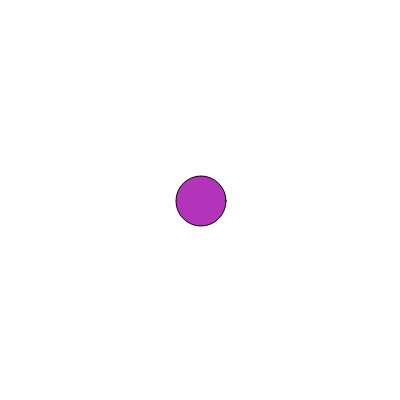
Frame 1 (no input)
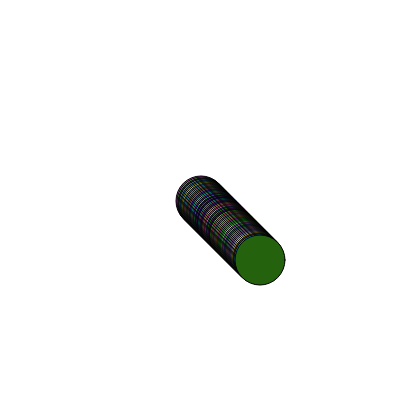
Frame 60 (no input)
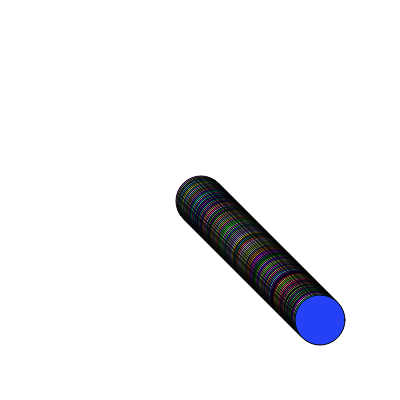
Frame 120 (the mouse pressed at the canvas centre since frame 60)

The p5.js sketch that drew these frames (run headless with seeded random() and noise() and a simulated clock; from frame 60 on, the mouse is pressed at the canvas centre):

// p5.js sketch
// ── sketch.js
// Varaibles ~~~~~~~~~~~~~~~~~~~~
//canvas size
var canvasX = 400;
var canvasY = 400;

//Direction of our moving circle/ also where our circle starts
var directionX = canvasX/2; // its devided by 2 to always be centered in the middle
var directionY = canvasY/2;

//The direction of the circles
var directionChangeX = 1;
var directionChangeY = 1;
// END Varaibles ~~~~~~~~~~~~~~~~~

function setup() {
  createCanvas(canvasX, canvasY);
}

function draw() {
  
  //Border Check and direction change
  if (directionX > canvasX || directionY > canvasY ) {
    directionChangeX = round(random(-20,0));
    directionChangeY = round(random(-20,0));
  }
  if (directionX < 0 || directionY < 0) {
    directionChangeX = round(random(0,20));
    directionChangeY = round(random(0,20));
  }
  
  //This will move our ball
  directionX = directionX + directionChangeX;
  directionY = directionY + directionChangeY;
  
  //Our circle
  fill (random(0,250), random(0,250), random(0,250))
  ellipse(directionX, directionY, 50, 50);
}
